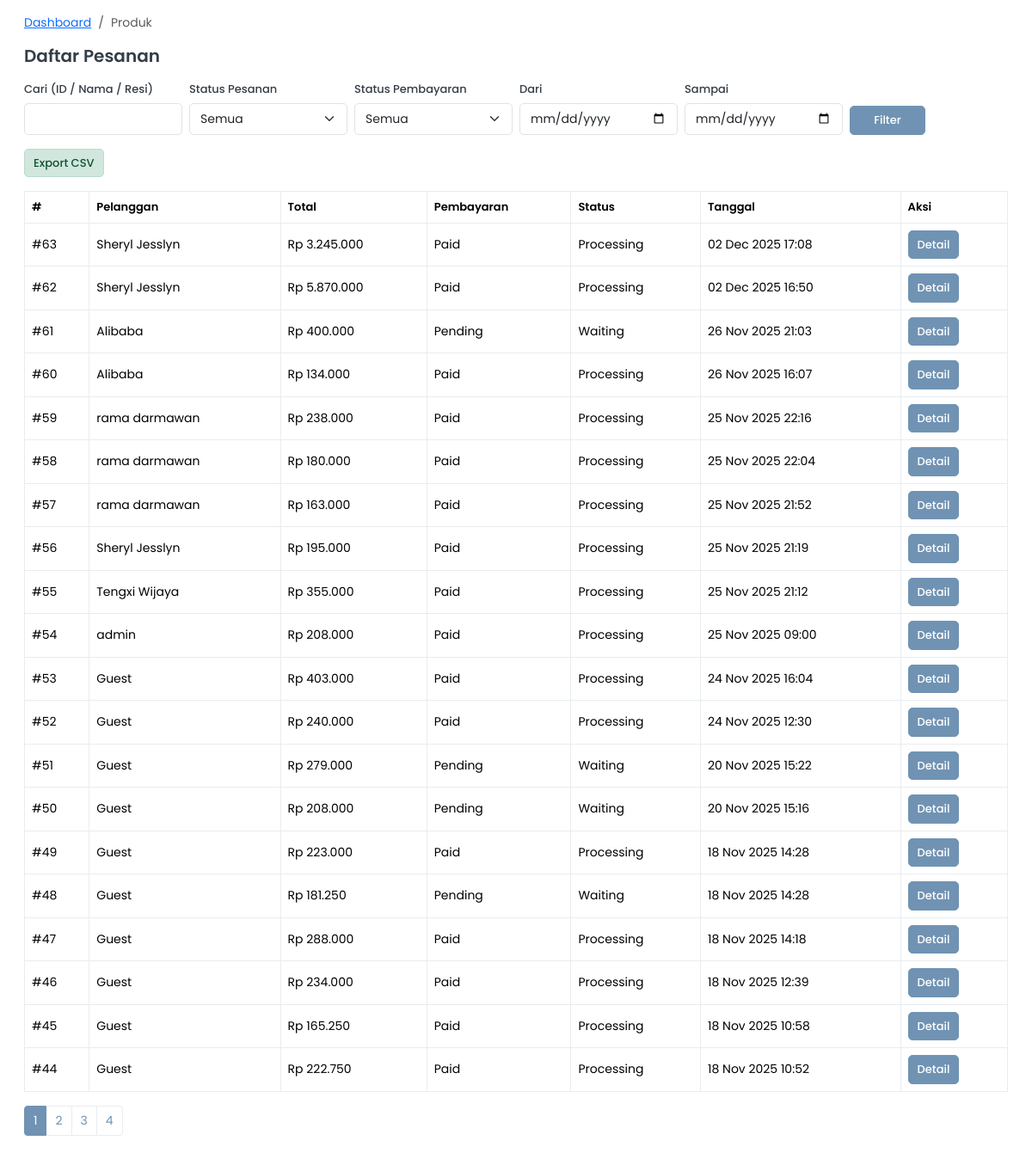
/public/index.php?page=admin_orders (signed in), run on the app's committed database.
### tables this page shows
CREATE TABLE `orders` (
  `id` int(11) NOT NULL,
  `user_id` int(11) NOT NULL,
  `total_amount` decimal(12,2) NOT NULL,
  `payment_method` enum('cod','transfer','ewallet','gateway') DEFAULT 'transfer',
  `payment_status` enum('pending','paid','failed','refunded') DEFAULT 'pending',
  `order_status` enum('waiting','processing','shipped','completed','cancelled') DEFAULT 'waiting',
  `shipping_address` text DEFAULT NULL,
  `tracking_number` varchar(100) DEFAULT NULL,
  `created_at` datetime DEFAULT current_timestamp(),
  `updated_at` datetime DEFAULT NULL,
  `cancel_reason` text DEFAULT NULL,
  `refund_amount` int(11) DEFAULT 0
);

CREATE TABLE `users` (
  `id` int(11) NOT NULL,
  `name` varchar(100) NOT NULL,
  `email` varchar(150) NOT NULL,
  `password` varchar(255) NOT NULL,
  `phone` varchar(20) DEFAULT NULL,
  `address` text DEFAULT NULL,
  `profile_image` varchar(255) DEFAULT NULL,
  `role` enum('admin','customer','consultant') DEFAULT 'customer',
  `email_verified` tinyint(1) DEFAULT 0,
  `status` enum('active','inactive','banned') DEFAULT 'active',
  `created_at` datetime DEFAULT current_timestamp(),
  `updated_at` datetime DEFAULT NULL
);

### app/controllers/AdminOrderController.php (called while the page is built, shortened)
<?php
require_once __DIR__ . '/../models/Order.php';
class AdminOrderController
{
    private $orderModel;
    public function __construct()
    {
        $this->orderModel = new Order();
    }
    public function index()
    {
        $filters = [
            'q' => $_GET['q'] ?? null,
            'status' => $_GET['status'] ?? null,
            'payment_status' => $_GET['payment_status'] ?? null,
            'date_from' => $_GET['date_from'] ?? null,
            'date_to' => $_GET['date_to'] ?? null
        ];
        $page = max(1, (int) ($_GET['p'] ?? 1));
        $res = $this->orderModel->filterList($filters, $page, 20);
        $orders = $res['data'];
        $total = $res['total'];
        $perPage = $res['per_page'];
        include __DIR__ . '/../views/admin/orders/index.php';
    }
}

### app/models/DB.php (called while the page is built, shortened)
<?php
class DB
{
    private static $instance = null;
    private function __construct()
    {
        $cfg = include __DIR__ . '/../../config/database.php';
        $dsn = "mysql:host={$cfg['DB_HOST']};dbname={$cfg['DB_NAME']};charset={$cfg['DB_CHAR']}";
        $options = [
            PDO::ATTR_ERRMODE => PDO::ERRMODE_EXCEPTION,
            PDO::ATTR_DEFAULT_FETCH_MODE => PDO::FETCH_ASSOC,
            PDO::ATTR_PERSISTENT => false,
        ];
        try {
            $this->pdo = new PDO($dsn, $cfg['DB_USER'], $cfg['DB_PASS'], $options);
        } catch (PDOException $e) {
            error_log("Database connection failed: " . $e->getMessage());
            die("⚠️ Tidak dapat terhubung ke database. Silakan periksa konfigurasi.");
        }
    }
    public static function getInstance()
    {
        if (!self::$instance) {
            self::$instance = new DB();
        }
        return self::$instance->pdo;
    }
}

### config/database.php (called while the page is built, shortened)
<?php
return [
    'DB_HOST' => '127.0.0.1',
    'DB_NAME' => 'ruang_rasa',
    'DB_USER' => 'root',
    'DB_PASS' => 'Root@1234',
    'DB_CHAR' => 'utf8mb4',
];

### app/models/Order.php (called while the page is built, shortened)
<?php
require_once __DIR__ . '/DB.php';
class Order
{
    private $db;
    public function __construct()
    {
        $this->db = DB::getInstance();
    }
    public function filterList(array $filters = [], $page = 1, $perPage = 20)
    {
        $where = " WHERE 1=1 ";
        $params = [];
        $countSql = "SELECT COUNT(*) as cnt FROM orders o LEFT JOIN users u ON u.id = o.user_id $where";
        $stmt = $this->db->prepare($countSql);
        $stmt->execute($params);
        $total = (int) ($stmt->fetch(PDO::FETCH_ASSOC)['cnt'] ?? 0);
        $offset = ($page - 1) * $perPage;
        $sql = "
            SELECT o.*, u.name as user_name
            FROM orders o
            LEFT JOIN users u ON u.id = o.user_id
            $where
            ORDER BY o.created_at DESC
            LIMIT $perPage OFFSET $offset
        ";
        $stmt = $this->db->prepare($sql);
        $stmt->execute($params);
        $rows = $stmt->fetchAll(PDO::FETCH_ASSOC);
        return ['data' => $rows, 'total' => $total, 'page' => $page, 'per_page' => $perPage];
    }
}

### app/views/admin/orders/index.php (the view, shortened to what this page needs)
<!doctype html>
<html lang="id">
<head>
    <link href="https://cdn.jsdelivr.net/npm/bootstrap@5.3.2/dist/css/bootstrap.min.css" rel="stylesheet">
</head>
<body>
    <div class="container-fluid">
        <nav aria-label="breadcrumb">
            <ol class="breadcrumb">
                <li class="breadcrumb-item">
                    <a href="?page=admin_dashboard">
                        <i class="fas fa-home"></i> Dashboard
                    </a>
                </li>
                <li class="breadcrumb-item active" aria-current="page">Produk</li>
            </ol>
        </nav>
        <h4>Daftar Pesanan</h4>
        <form method="get" class="row g-2 align-items-end mb-3">
            <div class="col-md-2">
                <label class="form-label">Cari (ID / Nama / Resi)</label>
                <input name="q" value="<?= htmlspecialchars($_GET['q'] ?? '') ?>" class="form-control">
            </div>
            <div class="col-md-2">
                <label class="form-label">Status Pesanan</label>
                <select name="status" class="form-select">
                    <option value="">Semua</option>
                </select>
            </div>
            <div class="col-md-2">
                <label class="form-label">Status Pembayaran</label>
                <select name="payment_status" class="form-select">
                    <option value="">Semua</option>
                </select>
            </div>
            <div class="col-md-2">
                <label class="form-label">Dari</label>
                <input type="date" name="date_from" value="<?= htmlspecialchars($_GET['date_from'] ?? '') ?>"
                    class="form-control">
            </div>
            <div class="col-md-2">
                <label class="form-label">Sampai</label>
                <input type="date" name="date_to" value="<?= htmlspecialchars($_GET['date_to'] ?? '') ?>"
                    class="form-control">
            </div>
            <div class="col-md-1">
                <button class="btn btn-primary w-100">Filter</button>
            </div>
        </form>
        <div class="mb-3">
            <?php
            $exportQuery = $_GET;
            unset($exportQuery['page']);
            unset($exportQuery['p']);
            ?>
            <a href="?page=admin_order_export&<?= http_build_query($exportQuery) ?>" class="btn btn-success btn-sm">
                Export CSV
            </a>
        </div>
        <table class="table">
            <thead>
                <tr>
                    <th>#</th>
                    <th>Pelanggan</th>
                    <th>Total</th>
                    <th>Pembayaran</th>
                    <th>Status</th>
                    <th>Tanggal</th>
                    <th>Aksi</th>
                </tr>
            </thead>
            <tbody>
                <?php if (!empty($orders)): ?>
                    <?php foreach ($orders as $o): ?>
                        <tr>
                            <td>#<?= $o['id'] ?></td>
                            <td><?= htmlspecialchars($o['user_name'] ?? 'Guest') ?></td>
                            <td>Rp <?= number_format($o['total_amount'], 0, ',', '.') ?></td>
                            <td><?= ucfirst(htmlspecialchars($o['payment_status'])) ?></td>
                            <td><?= ucfirst(htmlspecialchars($o['order_status'])) ?></td>
                            <td><?= date('d M Y H:i', strtotime($o['created_at'])) ?></td>
                            <td>
                                <a href="?page=admin_order_detail&id=<?= $o['id'] ?>" class="btn btn-sm btn-primary">
                                    Detail
                                </a>
                            </td>
                        </tr>
                    <?php endforeach; ?>
                <?php else: ?>
                    <tr>
                        <td colspan="7" class="empty-row">Tidak ada pesanan ditemukan</td>
                    </tr>
                <?php endif; ?>
            </tbody>
        </table>
        <?php
        $pages = ceil($total / $perPage);
        ?>
        <?php if ($pages > 1): ?>
            <nav aria-label="Pagination">
                <ul class="pagination pagination-sm">
                    <?php for ($i = 1; $i <= $pages; $i++): ?>
                        <li class="page-item <?= $i == $page ? 'active' : '' ?>">
                            <a class="page-link" href="?<?= http_build_query(array_merge($_GET, ['p' => $i])) ?>">
                                <?= $i ?>
                            </a>
                        </li>
                    <?php endfor; ?>
                </ul>
            </nav>
        <?php endif; ?>
    </div>
</body>
</html>

### app/views/admin/orders/index.php (style rules this page uses)
:root { --accent: #7093B3; --accent-hover: #5d7da0; --dark: #343D46; --muted: #6c757d; --border: #e9ecef; }
body { background-color: #FFFFFF; font-family: 'Poppins', system-ui, sans-serif; color: var(--dark); font-size: 0.875rem; padding: 1rem; }
h4 { font-weight: 600; font-size: 1.25rem; margin-bottom: 1rem; }
.form-label { font-size: 0.8125rem; margin-bottom: 0.375rem; font-weight: 500; }
.form-control, .form-select { font-size: 0.875rem; padding: 0.4375rem 0.75rem; border-radius: 5px; }
.btn { font-size: 0.8125rem; padding: 0.375rem 0.625rem; border-radius: 5px; font-weight: 500; }
.btn-primary { background-color: var(--accent); border: 1px solid var(--accent); color: white; }
.btn-success { background-color: #d1e7dd; color: #0f5132; border: 1px solid #badbcc; }
table { font-size: 0.875rem; margin-top: 0.75rem; }
table thead th { background-color: #fafafa; font-weight: 600; font-size: 0.8125rem; padding: 0.625rem 0.75rem; color: var(--dark); border: 1px solid var(--border); }
table tbody td { padding: 0.625rem 0.75rem; vertical-align: middle; border: 1px solid var(--border); }
.pagination .page-link { color: var(--accent); border-color: var(--border); font-size: 0.875rem; padding: 0.375rem 0.625rem; }
.pagination .page-item.active .page-link { background-color: var(--accent); border-color: var(--accent); color: white; }

### data on the page
orders: id "63", user.name "Sheryl Jesslyn", total_amount "3.245.000", payment_status "Paid", order_status "Processing", created_at "02 Dec 2025 17:08"
orders: id "62", user.name "Sheryl Jesslyn", total_amount "5.870.000", payment_status "Paid", order_status "Processing", created_at "02 Dec 2025 16:50"
orders: id "61", user.name "Alibaba", total_amount "400.000", payment_status "Pending", order_status "Waiting", created_at "26 Nov 2025 21:03"
orders: id "60", user.name "Alibaba", total_amount "134.000", payment_status "Paid", order_status "Processing", created_at "26 Nov 2025 16:07"
orders: id "59", user.name "rama darmawan", total_amount "238.000", payment_status "Paid", order_status "Processing", created_at "25 Nov 2025 22:16"
orders: id "58", user.name "rama darmawan", total_amount "180.000", payment_status "Paid", order_status "Processing", created_at "25 Nov 2025 22:04"
orders: id "57", user.name "rama darmawan", total_amount "163.000", payment_status "Paid", order_status "Processing", created_at "25 Nov 2025 21:52"
orders: id "56", user.name "Sheryl Jesslyn", total_amount "195.000", payment_status "Paid", order_status "Processing", created_at "25 Nov 2025 21:19"
orders: id "55", user.name "Tengxi Wijaya", total_amount "355.000", payment_status "Paid", order_status "Processing", created_at "25 Nov 2025 21:12"
orders: id "54", user.name "admin", total_amount "208.000", payment_status "Paid", order_status "Processing", created_at "25 Nov 2025 09:00"
orders: id "53", user_name "Guest", total_amount "403.000", payment_status "Paid", order_status "Processing", created_at "24 Nov 2025 16:04"
orders: id "52", user_name "Guest", total_amount "240.000", payment_status "Paid", order_status "Processing", created_at "24 Nov 2025 12:30"
orders: id "51", user_name "Guest", total_amount "279.000", payment_status "Pending", order_status "Waiting", created_at "20 Nov 2025 15:22"
orders: id "50", user_name "Guest", total_amount "208.000", payment_status "Pending", order_status "Waiting", created_at "20 Nov 2025 15:16"
orders: id "49", user_name "Guest", total_amount "223.000", payment_status "Paid", order_status "Processing", created_at "18 Nov 2025 14:28"
orders: id "48", user_name "Guest", total_amount "181.250", payment_status "Pending", order_status "Waiting", created_at "18 Nov 2025 14:28"
orders: id "47", user_name "Guest", total_amount "288.000", payment_status "Paid", order_status "Processing", created_at "18 Nov 2025 14:18"
orders: id "46", user_name "Guest", total_amount "234.000", payment_status "Paid", order_status "Processing", created_at "18 Nov 2025 12:39"
orders: id "45", user_name "Guest", total_amount "165.250", payment_status "Paid", order_status "Processing", created_at "18 Nov 2025 10:58"
orders: id "44", user_name "Guest", total_amount "222.750", payment_status "Paid", order_status "Processing", created_at "18 Nov 2025 10:52"
